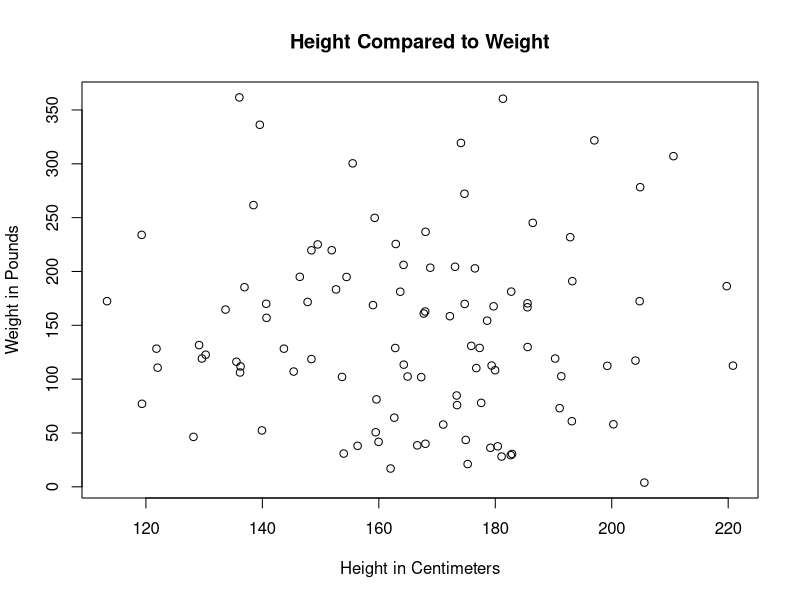
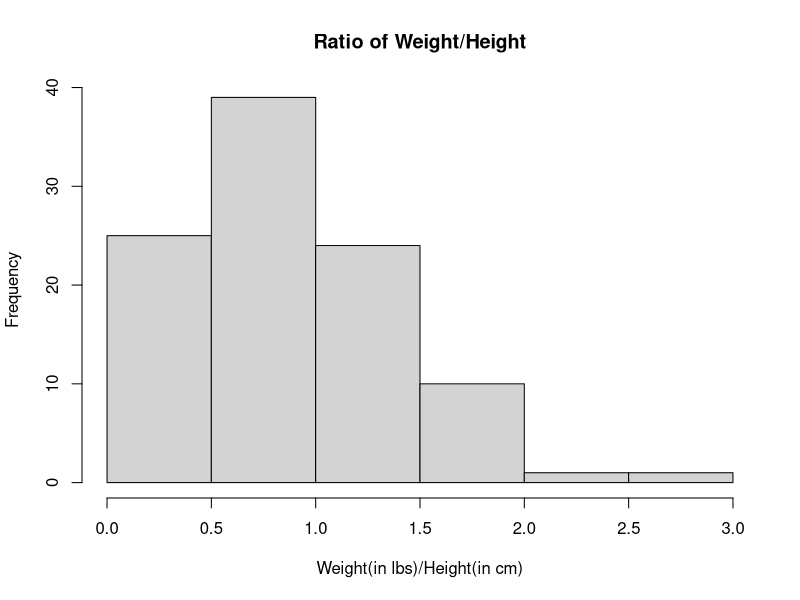
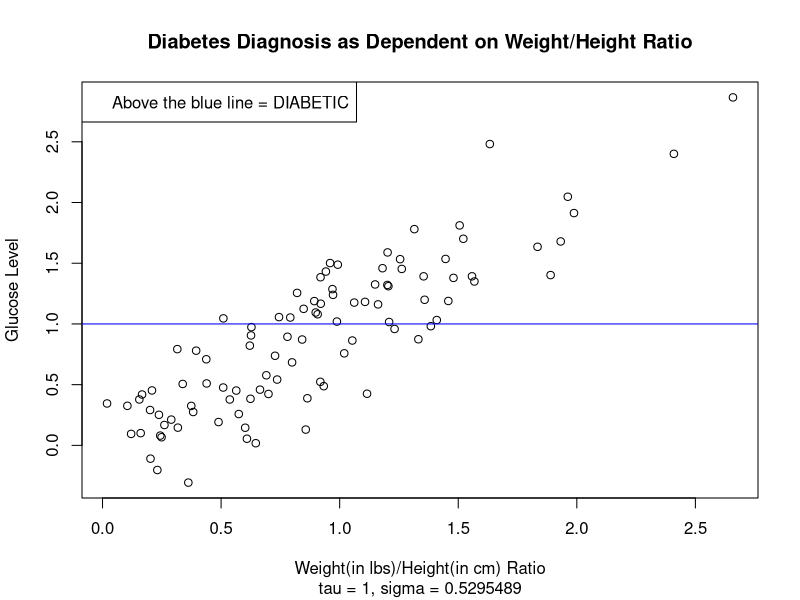
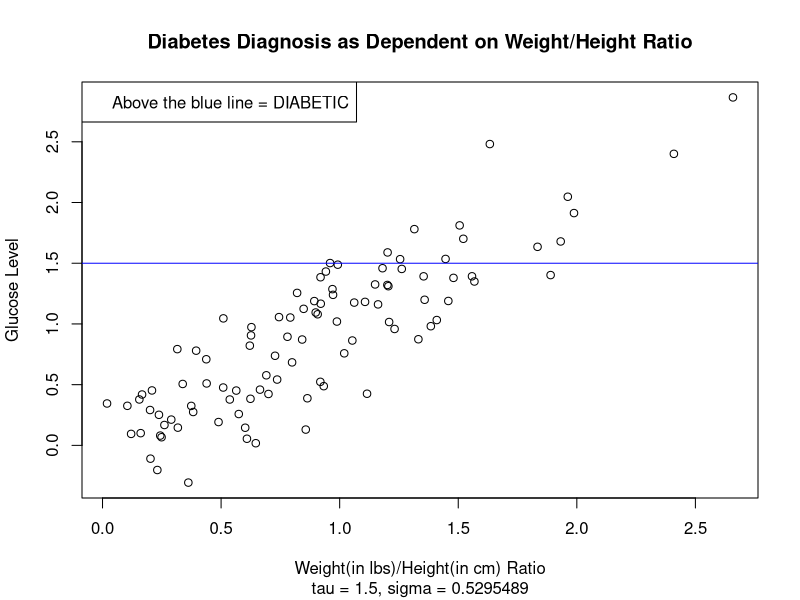
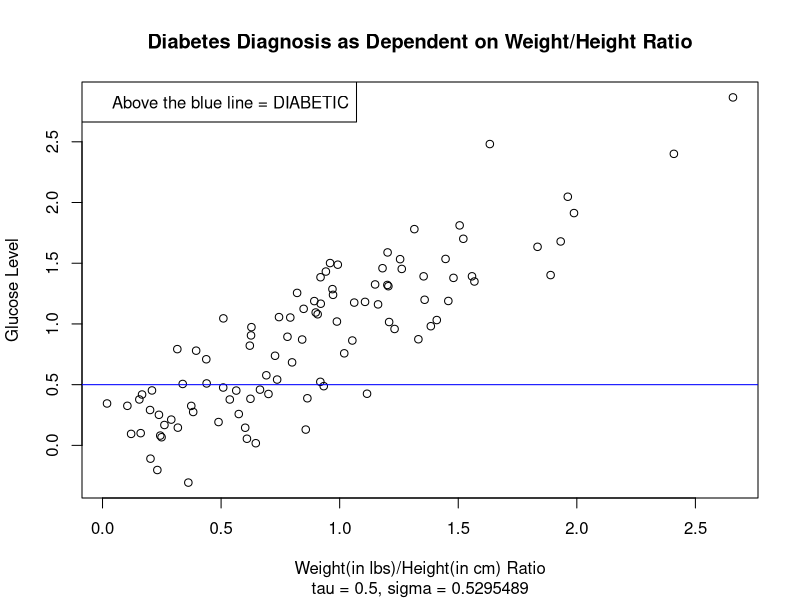
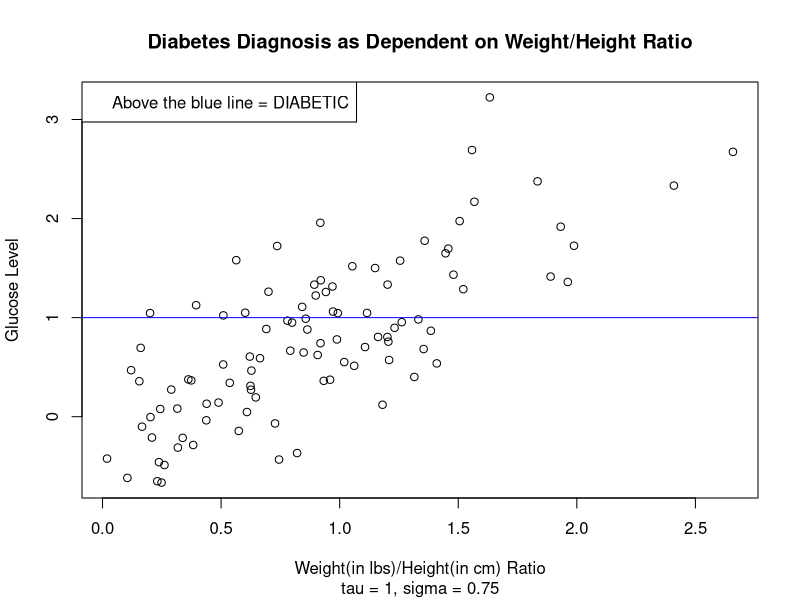
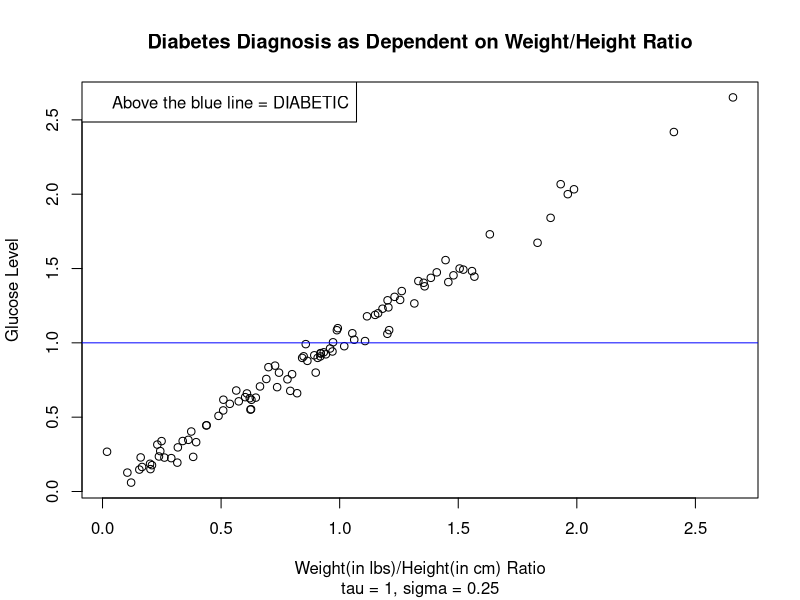

These figures' R source, in order:
#Noah Yasarturk, Mini-Project 1

#Create matrix of size 4 x 100 and populate it with 0's
X = matrix(
  0L, nrow = 4, ncol = 100
)
X
#Populate the first row with i.i.d. random variables N (165, 25) (simulating height, assumedly in centimeters)
c <- rnorm(100,165,25)
X[1,] = c
#Populate the second row with i.i.d. random variables N (137, 100) (simulating weight, assumedly in pounds)
c2 <- rnorm(100,137,100)
X[2,] = c2
X
#Does the data make sense? Are all values reasonable?
print("While the height data makes sense (assuming it is height in cm), the weight data does not make sense, as it includes negative values.")


##Here I spent hours attempting to clean the data with consideration to impossible BMIs:
##print("We also need to control for BMIs that are actually impossible (for instance, being 3 lbs at 6 foot 2).")
###How would you clean/preprocess the data?
##print("We will replace any negative values with a new random value following the mean and standard deviation provided.")
##print("We will then calculate the BMIs for all individuals and replace any impossible BMIs by replacing the weight variable until a possible value is reached.")
##print("The smallest BMI is from Kate Chilver at 12.4; the largest BMI is from Jon Brower Minnoch at 52.0.")
##BMI <- function(ht,wt){
##  ht <- ht * 100 #convert centimeters to meters
##  wt <- wt * 0.45359237 #convert pounds to kilograms
##  return(wt/(ht*ht)) #BMI formula
##}
##allGood <- FALSE
##while(allGood == FALSE){
##  #create list of BMIs for respective individuals
##  bmiL <- vector("list",100)
##  for(j in 1:100){
##    bmiL[j] <- BMI(X[1,j],X[2,j])
##  }
##  #check if the weight is negative or if the BMI is impossible; if so, replace the weight with a new random value
##  for(i in 1:100){
##    if(X[2,i]<0||bmiL[i]<12.4||bmiL[i]>52){
##      X[2,i] <- rnorm(1,137,100)
##    }
##  }
##  #recalculate BMIs
##  for(k in 1:100){
##    bmiL[k] <- BMI(X[1,k],X[2,k])
##  }
##  #recheck to see if new random variables satisfy our conditions
##  for(ii in 1:100){
##    if(X[2,ii]<0||bmiL[ii]<12.4||bmiL[ii]>52){
##      allGood <- FALSE
##    }else{
##      allGood <- TRUE
##    }
##  }
##}
##X

#How would you clean/preprocess this data?
print("For simplicity's sake, we will simply multiply all negative values by -1 to make them appropriate values.")
for(i in 1:100){
  if(X[2,i]<0){
    X[2,i] <- X[2,i] * -1
  }
}
#Visualizing this data:
plot(X[1,],X[2,], main = "Height Compared to Weight",xlab="Height in Centimeters",ylab = "Weight in Pounds")
#Histogram of Weight/Height Ratio
whRatio <- numeric(100)
for(j in 1:100){
  whRatio[j]<- X[2,j]/X[1,j]
}
hist(whRatio, main = "Ratio of Weight/Height",xlab="Weight(in lbs)/Height(in cm)")
#Modelling glucose level
stdDev <- sd(whRatio)
c3 <- rnorm(100,0,(stdDev * stdDev))
glucLvl <- numeric(100)
for(k in 1:100){
  glucLvl[k] = (c3[k]+whRatio[k])
}
X[3,] <- glucLvl
X
#Fill out row 4 of the matrix with Tau as any arbritrary number
t <- 1
for(ii in 1:100){
  if(X[3,ii]<t){
    #the person is healthy
    X[4,ii] <- 0
  }else{
    #the person is diabetic
    X[4,ii]<- 1
  }
}
X
#Visualize the clustered data (in two dimensions) for different values of tau and sigma
#We will plot the weight/height ratio on the x-axis and glucose level on the y-axis, with a line being used to indicate whether someone is diabetic or not
#tau=1,sigma= 0.5295489
plot(whRatio,glucLvl,main = "Diabetes Diagnosis as Dependent on Weight/Height Ratio",sub ="tau = 1, sigma = 0.5295489",xlab = "Weight(in lbs)/Height(in cm) Ratio",ylab="Glucose Level")
abline(h=1,col=c("blue"))
legend("topleft",legend=c("Above the blue line = DIABETIC"))
#tau=1.5,sigma= 0.5295489
plot(whRatio,glucLvl,main = "Diabetes Diagnosis as Dependent on Weight/Height Ratio",sub ="tau = 1.5, sigma = 0.5295489",xlab = "Weight(in lbs)/Height(in cm) Ratio",ylab="Glucose Level")
abline(h=1.5,col=c("blue"))
legend("topleft",legend=c("Above the blue line = DIABETIC"))
#tau=0.5,sigma= 0.5295489
plot(whRatio,glucLvl,main = "Diabetes Diagnosis as Dependent on Weight/Height Ratio",sub ="tau = 0.5, sigma = 0.5295489",xlab = "Weight(in lbs)/Height(in cm) Ratio",ylab="Glucose Level")
abline(h=0.5,col=c("blue"))
legend("topleft",legend=c("Above the blue line = DIABETIC"))
#tau=1,sigma=0.75
c3 <- rnorm(100,0,(0.75*0.75))
glucLvl<-numeric(100)
for(jj in 1:100){
  glucLvl[jj]=(c3[jj]+whRatio[jj])
}
X[3,]<-glucLvl
plot(whRatio,glucLvl,main = "Diabetes Diagnosis as Dependent on Weight/Height Ratio",sub ="tau = 1, sigma = 0.75",xlab = "Weight(in lbs)/Height(in cm) Ratio",ylab="Glucose Level")
abline(h=1,col=c("blue"))
legend("topleft",legend=c("Above the blue line = DIABETIC"))
#tau=1,sigma=0.25
c3 <- rnorm(100,0,(0.25*0.25))
glucLvl<-numeric(100)
for(kk in 1:100){
  glucLvl[kk]=(c3[kk]+whRatio[kk])
}
X[3,]<-glucLvl
plot(whRatio,glucLvl,main = "Diabetes Diagnosis as Dependent on Weight/Height Ratio",sub ="tau = 1, sigma = 0.25",xlab = "Weight(in lbs)/Height(in cm) Ratio",ylab="Glucose Level")
abline(h=1,col=c("blue"))
legend("topleft",legend=c("Above the blue line = DIABETIC"))